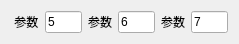
         <widget class="QWidget" name="formLayoutWidget_6">
          <property name="geometry">
           <rect>
            <x>410</x>
            <y>390</y>
            <width>239</width>
            <height>30</height>
           </rect>
          </property>
          <property name="font">
           <font>
            <pointsize>9</pointsize>
           </font>
          </property>
          <layout class="QHBoxLayout" name="horizontalLayout">
           <item>
            <widget class="QLabel" name="label_43">
             <property name="font">
              <font>
               <pointsize>9</pointsize>
              </font>
             </property>
             <property name="text">
              <string> 参数</string>
             </property>
            </widget>
           </item>
           <item>
            <widget class="QLineEdit" name="le_control_para">
             <property name="font">
              <font>
               <pointsize>9</pointsize>
              </font>
             </property>
             <property name="text">
              <string>5</string>
             </property>
            </widget>
           </item>
           <item>
            <widget class="QLabel" name="label_50">
             <property name="font">
              <font>
               <pointsize>9</pointsize>
              </font>
             </property>
             <property name="text">
              <string>参数</string>
             </property>
            </widget>
           </item>
           <item>
            <widget class="QLineEdit" name="le_control_para_2">
             <property name="font">
              <font>
               <pointsize>9</pointsize>
              </font>
             </property>
             <property name="text">
              <string>6</string>
             </property>
            </widget>
           </item>
           <item>
            <widget class="QLabel" name="label_51">
             <property name="font">
              <font>
               <pointsize>9</pointsize>
              </font>
             </property>
             <property name="text">
              <string>参数</string>
             </property>
            </widget>
           </item>
           <item>
            <widget class="QLineEdit" name="le_control_para_3">
             <property name="font">
              <font>
               <pointsize>9</pointsize>
              </font>
             </property>
             <property name="text">
              <string>7</string>
             </property>
            </widget>
           </item>
          </layout>
         </widget>
